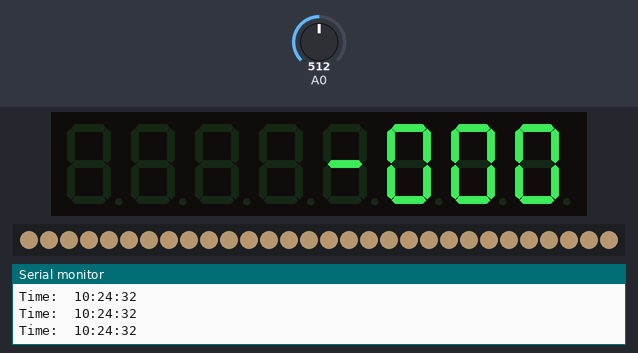
A sketch run on a simulated Arduino Uno, built with avr-gcc and run on an emulated ATmega328P. On the bench: 8-digit seven-segment display, 30 RGB LEDs in strip order, left to right, the last lines printed to the serial monitor. The test bench sets the inputs (shaded band); at power-on: A0 = 512. Dim RGB values are drawn brighter than linear; the local clock reads 2024-03-15 10:24:30 at power-on unless the sketch sets it.

Above: at 2.2 s.
2.3 s: A0 set to 38
3.8 s: A0 set to 31
5.3 s: A0 set to 0
At 5.7 s:
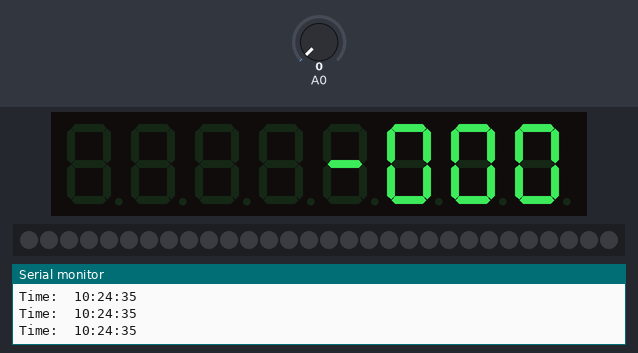
Timing chart, 0 to 8.3 s (numbered marks = the images above; inputs shaded):
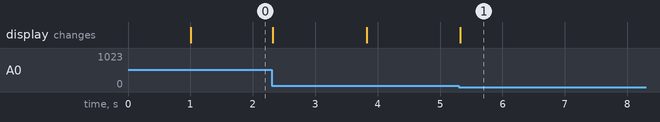

The sketch:

DeskLamp1.ino
```cpp
#include "FastLED.h"
#include <FastLED.h>
#include "Average.h"
#include <Average.h>

FASTLED_USING_NAMESPACE

#if defined(FASTLED_VERSION) && (FASTLED_VERSION < 3001000)
#warning "Requires FastLED 3.1 or later; check github for latest code."
#endif

#define DATA_PIN    2
#define LED_TYPE    WS2812B
#define COLOR_ORDER GRB
#define NUM_LEDS    30
// CRGB leds[NUM_LEDS];
CRGBArray<NUM_LEDS> leds;
int BRIGHTNESS = 20;
#define FRAMES_PER_SECOND  120

#include <Wire.h>
#include "Sodaq_DS3231.h"

char weekDay[][4] = {"Sun", "Mon", "Tue", "Wed", "Thu", "Fri", "Sat" };


#include "LedControl.h"
LedControl lc = LedControl(12, 11, 10, 1);
unsigned long delaytime = 250;

int hourNow;
int  minuteNow;
int SecondNow;

void setup()
{

  Wire.begin();
  Serial.begin(9600);
  rtc.begin(); // Initialize the rtc object

  delay(1000); // 1 second delay for recovery

  FastLED.addLeds<LED_TYPE, DATA_PIN, COLOR_ORDER>(leds, NUM_LEDS).setCorrection(TypicalLEDStrip);
  FastLED.setBrightness(BRIGHTNESS);
  Serial.begin(9600);

  lc.shutdown(0, false);
  /* Set the brightness to a medium values */
  lc.setIntensity(0, 8);
  /* and clear the display */
  lc.clearDisplay(0);
}

Average<float> ave(10);

int i = 0;
uint8_t gHue = 0; // rotating "base color" used by many of the patterns

void printNumber(int v) {
  int ones;
  int tens;
  int hundreds;
  boolean negative;

  if (v < -999 || v > 999)
    return;
  if (v < 0) {
    negative = true;
    v = v * -1;
  }
  ones = v % 10;
  v = v / 10;
  tens = v % 10;
  v = v / 10;
  hundreds = v;
  if (negative) {
    //print character '-' in the leftmost column
    lc.setChar(0, 3, '-', false);
  }
  else {
    //print a blank in the sign column
    lc.setChar(0, 3, ' ', false);
  }
  //Now print the number digit by digit
  lc.setDigit(0, 2, (byte)hundreds, false);
  lc.setDigit(0, 1, (byte)tens, false);
  lc.setDigit(0, 0, (byte)ones, false);
}

void scrollDigits()
{

  lc.setDigit(0, 7, 0, false);
  lc.setDigit(0, 6, 0, false);
  lc.setDigit(0, 5, 0, false);
  lc.setDigit(0, 4, 0, false);
  lc.setDigit(0, 3, 0, false);
  lc.setDigit(0, 2, 0, false);
  lc.setDigit(0, 1, 0, false);
  lc.setDigit(0, 0, 0, false);

  delay(1000);
  lc.clearDisplay(0);
}
void loop()
{
  BRIGHTNESS = map(analogRead(A0), 0, 1023, 0, 150);
  delay(2);

  DateTime now = rtc.now(); //get the current date-time


  //  scrollDigits();
  printNumber(minuteNow);
  Serial.print("Time:  ");
  Serial.print(now.hour(), DEC);
  Serial.print(":");
  Serial.print(now.minute(), DEC);
  Serial.print(":");
  Serial.print(now.second(), DEC);
  Serial.println("");


  for (int i = 0; i < NUM_LEDS; i++)
  {
    leds[i] = CRGB::BurlyWood;
  }
  FastLED.setBrightness(BRIGHTNESS);
  FastLED.show();

}
```
